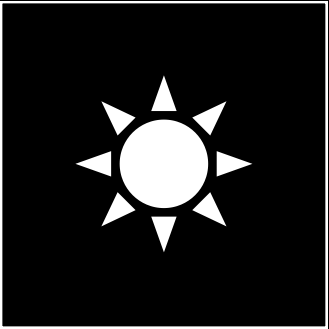
#> input picture Picture4.png, 329 x 329 px; its folder holds only this picture in this run
$ python -i processing.py   (imports and definitions only)
#> lines starting #> are read from the running program, lines starting #| are printed output that depends on the picture
#> further down, picture is the input picture: shape (329, 329, 3); min 0, max 255, mean 30.7
import cv2
import numpy as np

# [278 lines left out: functions add, subtract, multiplication, blending, pixelAND, pixelOR and 6 more, not called in this run]

def unsharpFiltering(img1):
    # color영상을 gray영상으로 만들기
    gray_img = cv2.cvtColor(img1, cv2.COLOR_BGR2GRAY)
    # edge_img = np.zeros((img.shape[0],img.shape[1]))

    # 5x5커널 적용하기
    mean_img = cv2.blur(gray_img, (5, 5))
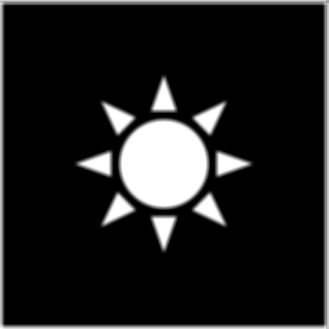
#> mean_img: shape (329, 329); min 0, max 255, mean 31.2

    edge_img = cv2.addWeighted(gray_img, 1.0, mean_img, -1.0, 0)
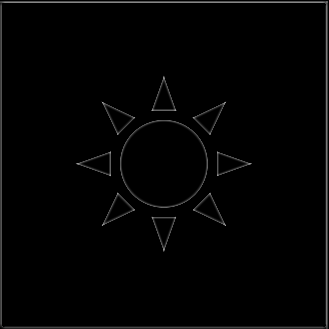
#> edge_img: shape (329, 329); min 0, max 175, mean 3.4
    output_img = cv2.addWeighted(gray_img, 1.0, edge_img, 3.0, 0)

    return output_img

# [144 lines left out: functions robertsCrossEdge, sobelEdge, prewittEdge, cannyEdge, laplacianEdge, laplacianOfGaussianEdge and 9 more, not called in this run]

>>> import cv2
>>> picture = cv2.imread('../Picture4.png')
>>> result = unsharpFiltering(picture)
